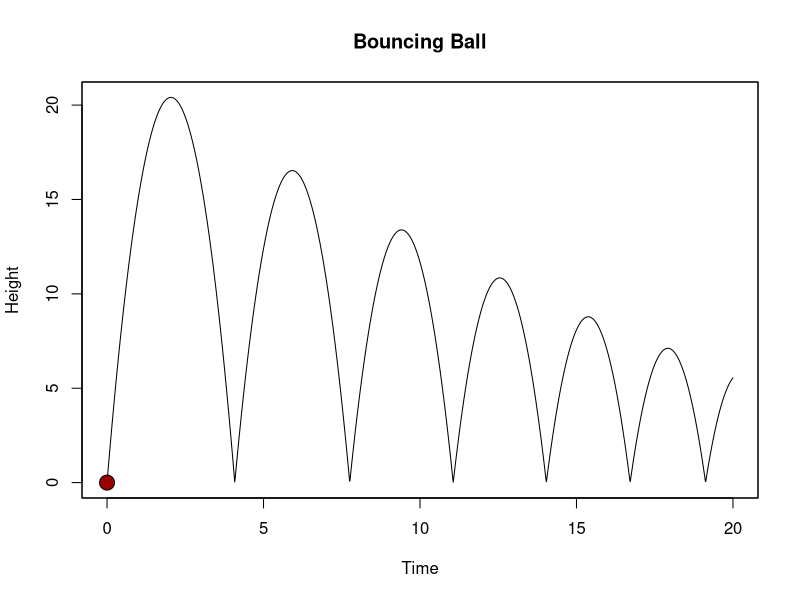
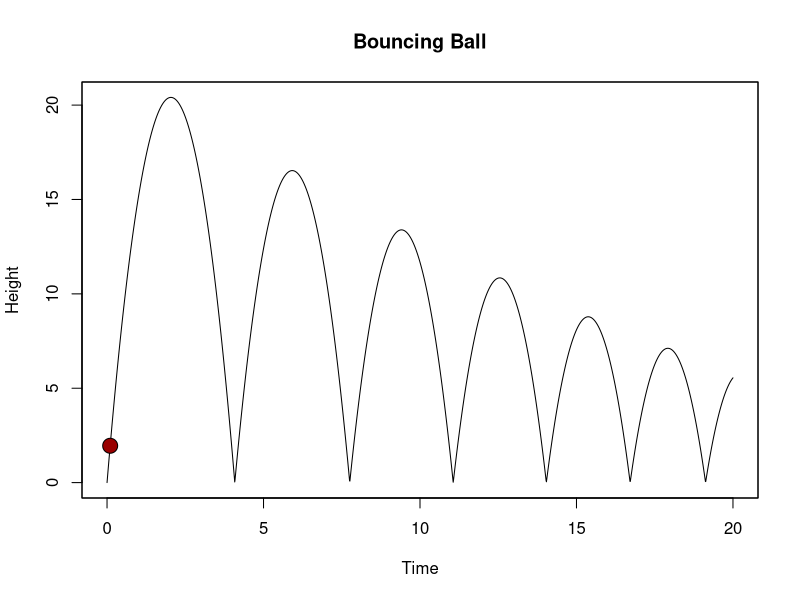
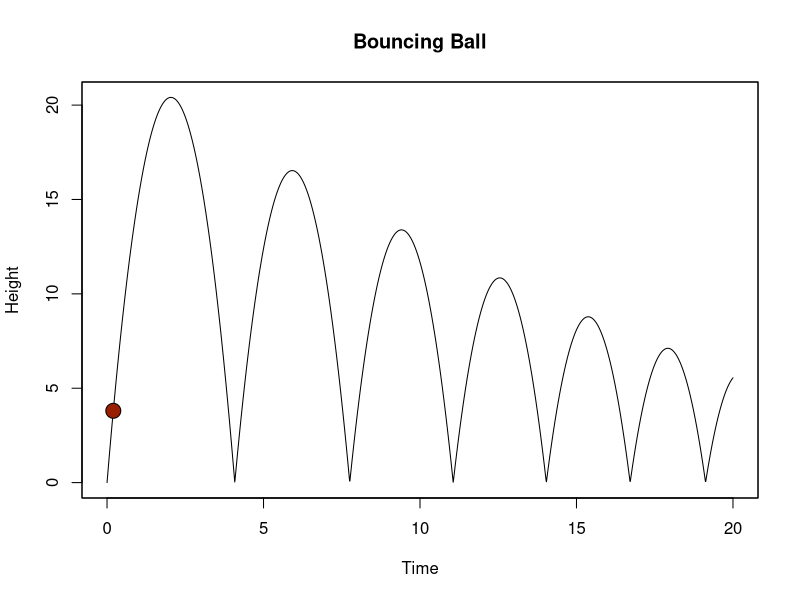
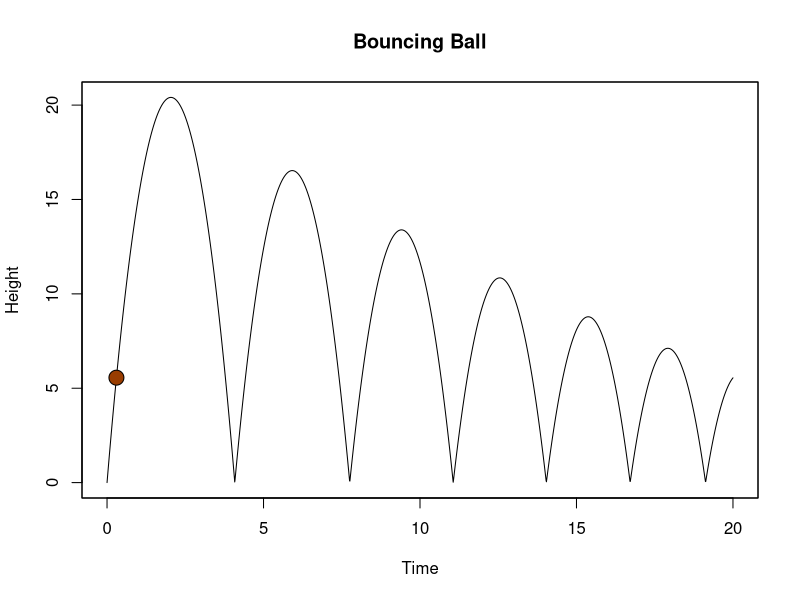
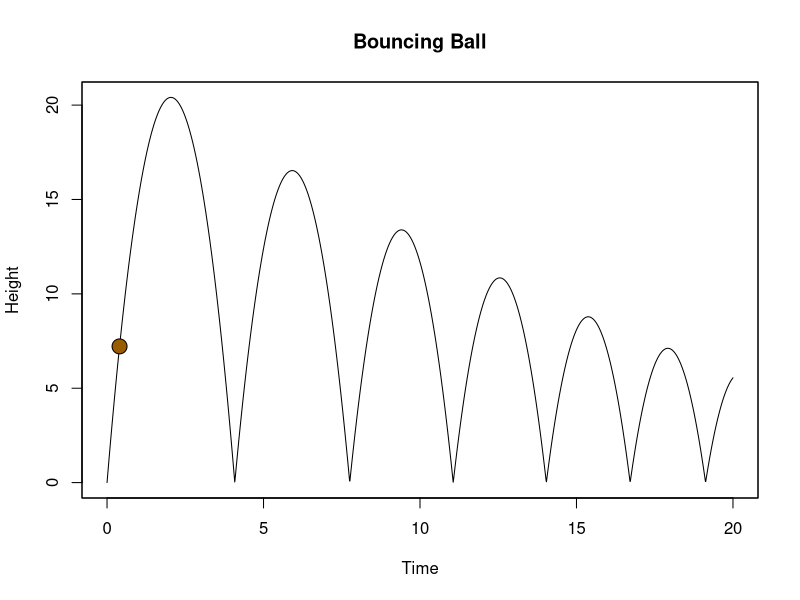
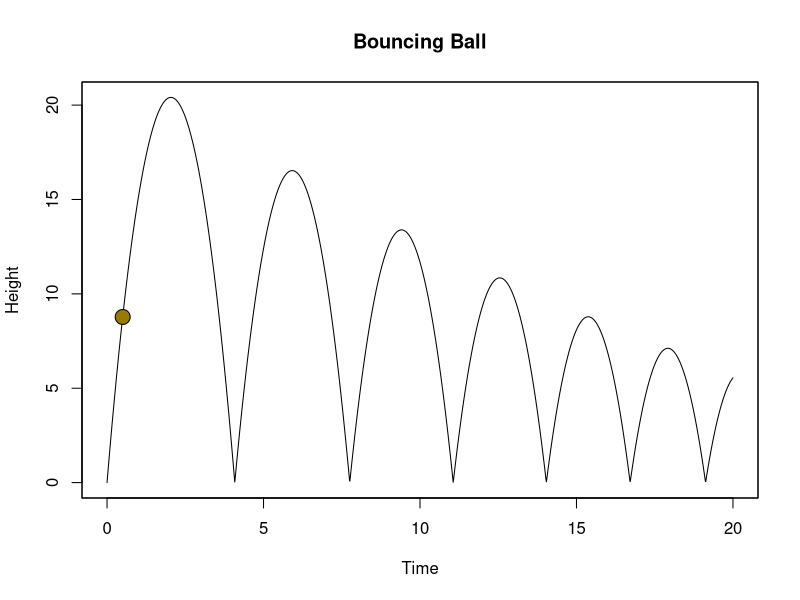
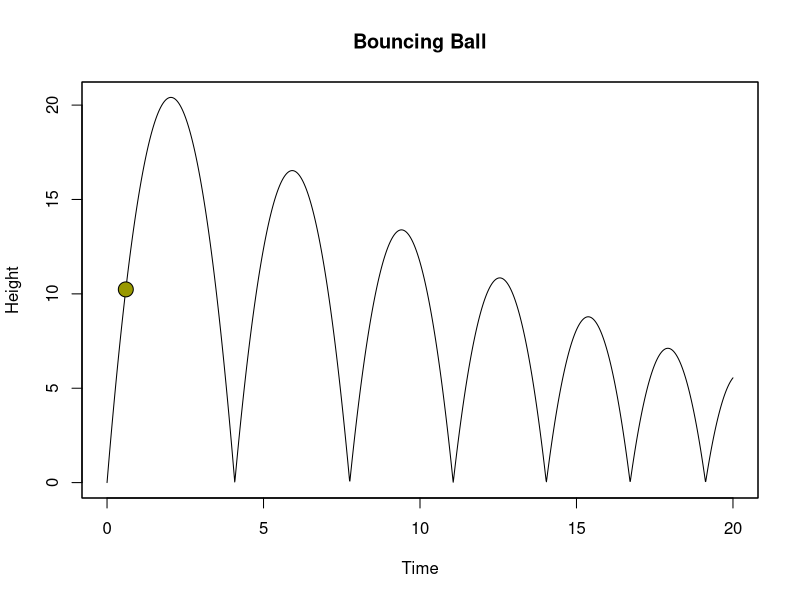
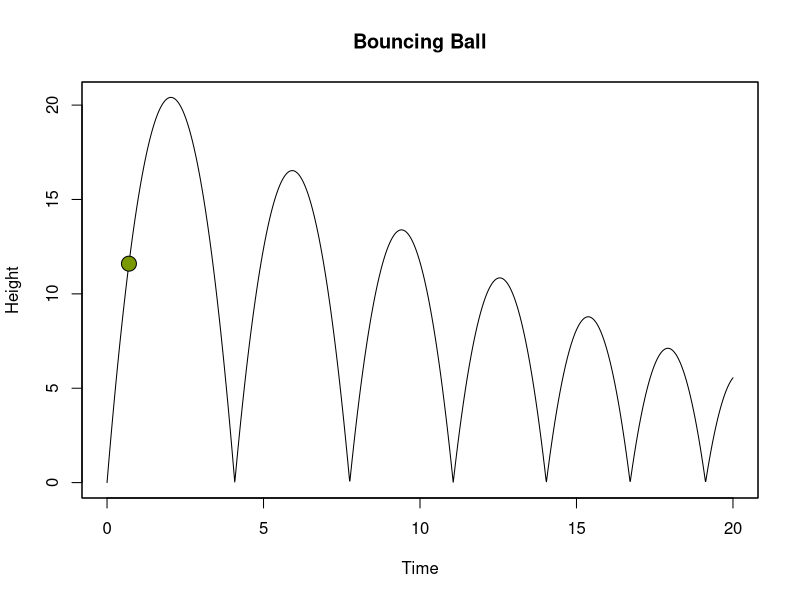

Generate these figures, in order, with R:
## =============================================================================
## A bouncing ball; ode with event location
## =============================================================================
require(deSolve)
#-----------------------------
# the model function
#-----------------------------
ballode<- function(t, y, parms) {
  dy1 <- y[2]
  dy2 <- -9.8
  list(c(dy1, dy2))
}

#-----------------------------
# the root and event function
#-----------------------------
# event triggered when the ball hits the ground (height =0)
root <- function(t, y, parms) y[1]

# bouncing
event <- function(t, y, parms) {
  y[1] <- 0
  y[2] <- -0.9 * y[2]
 return(y)
}

#-----------------------------
# initial values and times
#-----------------------------
yini  <- c(height = 0, v = 20)
times <- seq(0, 20, 0.01)

#-----------------------------
# solve the model
#-----------------------------
out   <- lsodar(times = times, y = yini, func = ballode, parms = NULL,
  events = list(func = event, root = TRUE), rootfun = root)

out2   <- lsode(times = times, y = yini, func = ballode, parms = NULL,
  events = list(func = event, root = TRUE), rootfun = root, verbose=TRUE)

attributes(out)$troot
attributes(out2)$troot
#-----------------------------
# display, plot results
#-----------------------------
for (i in seq(1, 2001, 10)) {
  #png(filename=paste("image", i+1000, ".png", sep=""), width=300, height=100)
  #par(mar=rep(.1,4))
  plot(out,which = "height", type="l", lwd=1,
       #axes=FALSE, main = "", xlab="", ylab = ""
       main = "Bouncing Ball", xlab="Time", ylab = "Height"
  )
  box()
  points(t(out[i,1:2]), pch=21, , lwd=1, col=1, cex=2,
  bg=rainbow(30, v=0.6)[20-abs(out[i,3])+1])
  Sys.sleep(.01)
  #dev.off()
}
